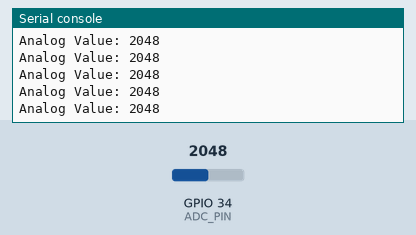
This program was run on a simulated ESP32 board running MicroPython. Shown: the last lines printed to the serial console. The test bench sets the inputs (shaded band); at power-on: GPIO 34 (ADC_PIN) = 2048 (analog values on the 0–4095 scale).

Above: at 1.2 s.
1.3 s: GPIO 34 (ADC_PIN) set to 2866
At 1.31 s:
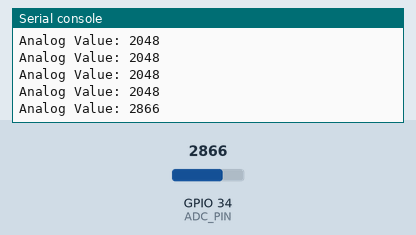
2.8 s: GPIO 34 (ADC_PIN) set to 3603
At 2.81 s:
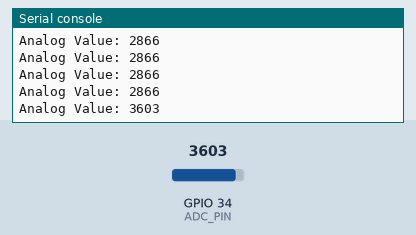
Timing chart, 0 to 5.8 s (numbered marks = the images above; inputs shaded):
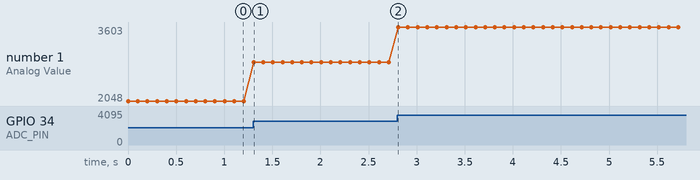

Measured:
- after the input at 1.3 s, the serial console: prints a new line at once (image 1)
- after the input at 2.8 s, the serial console: prints a new line at once (image 2)
- plotted number 1: 2048 → 2866 after the input at 1.3 s, 2866 → 3603 after the input at 2.8 s

The program:

ESP32_Analog_Read__Potentiometer_.py
```python
# Project 9: Analog Read (Potentiometer)
# Description: Reads analog voltage from a potentiometer connected to an ADC (Analog-to-Digital Converter) pin
#              and prints the raw value (0-4095 for 12-bit ADC) to the REPL.

# Hardware: ESP32, 1 potentiometer (e.g., 10k Ohm), jumper wires.
# Connection: Potentiometer outer pins to 3.3V and GND, middle pin to an ADC-enabled GPIO.
#             Recommended ADC pins on ESP32: GPIO32, GPIO33, GPIO34, GPIO35, GPIO36, GPIO39.
#             Note: GPIO36, GPIO39 are input-only.

from machine import Pin, ADC
import time

# Define the GPIO pin for ADC input
# Use an ADC-capable pin. GPIO34 is a good choice as it's ADC1_CH6 and input-only.
ADC_PIN = 34

# Initialize the ADC pin
adc = ADC(Pin(ADC_PIN))

# Set the ADC attenuation. This determines the input voltage range.
# ADC.ATTN_0DB: 0-1.0V
# ADC.ATTN_2_5DB: 0-1.34V
# ADC.ATTN_6DB: 0-2.0V
# ADC.ATTN_11DB: 0-3.6V (recommended for 3.3V power supply)
adc.atten(ADC.ATTN_11DB)

# Set the ADC width (resolution). ESP32 supports up to 12-bit.
# ADC.WIDTH_9BIT: 0-511
# ADC.WIDTH_10BIT: 0-1023
# ADC.WIDTH_11BIT: 0-2047
# ADC.WIDTH_12BIT: 0-4095 (default and most common)
adc.width(ADC.WIDTH_12BIT)

print(f"Reading analog value from GPIO{ADC_PIN} (ADC channel)..")
print("Rotate the potentiometer to see values change.")

while True:
    analog_value = adc.read() # Read the raw analog value
    print(f"Analog Value: {analog_value}")

    # You can map this value to a different range if needed, e.g., 0-100
    # mapped_value = (analog_value / 4095) * 100
    # print(f"Mapped Value (0-100): {mapped_value:.1f}")

    time.sleep(0.1) # Read every 100ms
```
